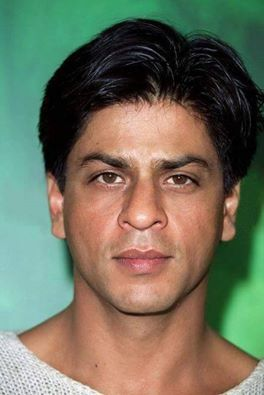
#> input picture model/test_images/21.jpg, 264 x 395 px
$ jupyter execute --allow-errors actor_image_classification.ipynb   (shell and % lines are left out)
#> lines starting #> are read from the running program, lines starting #| are printed output that depends on the picture; after the words box and inside, x2 and y2 are one past the last pixel; in counts of white or black regions, pixels touching at a corner belong together
[cell 1]
import numpy as np
import pandas as pd
import seaborn as sns
import cv2
import matplotlib
from matplotlib import pyplot as plt

# Data Cleaning

[cell 2]
img = cv2.imread('./test_images/21.jpg')
#> img is the input picture: shape (395, 264, 3); mean B, G, R 93, 112.9, 113
img.shape
#> Out = (395, 264, 3)

[cell 3]
plt.imshow(img)

[cell 4]
gray = cv2.cvtColor(img, cv2.COLOR_BGR2GRAY)
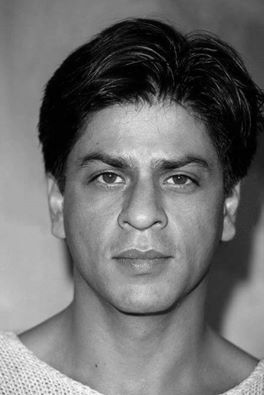
#> gray: shape (395, 264); min 0, max 254, mean 110.7
gray.shape
#> Out = (395, 264)

[cell 5]
plt.imshow(gray, cmap='gray')

[cell 6]
face_cascade = cv2.CascadeClassifier('./opencv/haarcascades/haarcascade_frontalface_default.xml')
eye_cascade = cv2.CascadeClassifier('./opencv/haarcascades/haarcascade_eye.xml')

faces = face_cascade.detectMultiScale(gray, 1.3, 5)
#> faces = [[48, 107, 188, 188]]
faces
#> Out = [[48, 107, 188, 188]]

[cell 7]
x,y,w,h = faces[0]
#> x = 48; y = 107; w = 188; h = 188
x,y,w,h
#> Out = (48, 107, 188, 188)

[cell 8]
face_img = cv2.rectangle(img,(x,y),(x+w,y+h),(255,0,0),2)
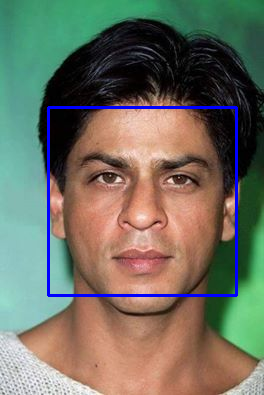
#> face_img: shape (395, 264, 3); mean B, G, R 96.9, 111, 111.1
plt.imshow(face_img)

[cell 9]
cv2.destroyAllWindows()
for (x,y,w,h) in faces:
    face_img = cv2.rectangle(img,(x,y),(x+w,y+h),(255,0,0),2)
    roi_gray = gray[y:y+h, x:x+w]
    roi_color = face_img[y:y+h, x:x+w]
    eyes = eye_cascade.detectMultiScale(roi_gray)
    for (ex,ey,ew,eh) in eyes:
        cv2.rectangle(roi_color,(ex,ey),(ex+ew,ey+eh),(0,255,0),2)
#> this loop made 1 pass
#> (x, y, w, h, eyes) on pass 1: (48, 107, 188, 188, [[35, 47, 47, 47], [106, 49, 48, 48]])
#> pass 1, `roi_gray = gray[y:y+h, x:x+w]`:
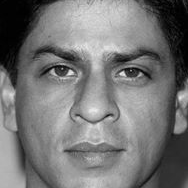
#> roi_gray: shape (188, 188); min 0, max 238, mean 117.3
#> pass 1, `roi_color = face_img[y:y+h, x:x+w]`:
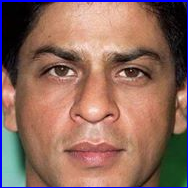
#> roi_color: shape (188, 188, 3); mean B, G, R 94.7, 105.7, 142.1
#> after the loop:
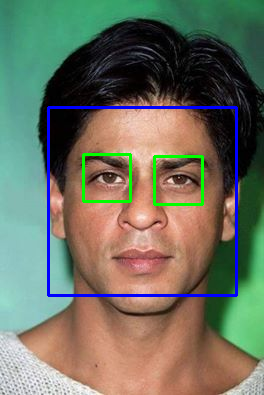
#> img: shape (395, 264, 3); 1.09% of pixels changed, all inside (x1, y1, x2, y2) = (82, 153, 204, 206)
#> after the loop:
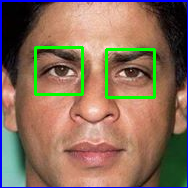
#> roi_color: shape (188, 188, 3); 3.2% of pixels changed, all inside (x1, y1, x2, y2) = (34, 46, 156, 99)


plt.figure()
plt.imshow(face_img, cmap='gray')
plt.show()

[cell 10]
plt.imshow(roi_color, cmap='gray')

## Defining a function to crop the given proper image

[cell 11]
def get_cropped_image_if_2_eyes(image_path):
    img = cv2.imread(image_path)
#     print(img.shape)
    if img is not None:
        gray = cv2.cvtColor(img, cv2.COLOR_BGR2GRAY)
        faces = face_cascade.detectMultiScale(gray, 1.3, 5)
        for (x,y,w,h) in faces:
            roi_gray = gray[y:y+h, x:x+w]
            roi_color = img[y:y+h, x:x+w]
            eyes = eye_cascade.detectMultiScale(roi_gray)
            if len(eyes) >= 2:
                return roi_color

[cell 12]
org_img = cv2.imread('./test_images/21.jpg')
plt.imshow(org_img, cmap='gray')

[cell 13]
cropped_img = get_cropped_image_if_2_eyes('./test_images/amitabh_testimage.jpg')
if cropped_img is not None:
    plt.imshow(cropped_img, cmap='gray')

## Code to crop all the images and save them

[cell 14]
path_to_data = "./dataset/"
path_to_cr_data = "./dataset/cropped/"

[cell 15]
import os
import shutil
if os.path.exists(path_to_cr_data):
     shutil.rmtree(path_to_cr_data)

[cell 16]
img_dirs = []
for entry in os.scandir(path_to_data):
    if entry.is_dir():
        img_dirs.append(entry.path)
img_dirs

[cell 17]
if os.path.exists(path_to_cr_data):
     shutil.rmtree(path_to_cr_data)
os.mkdir(path_to_cr_data)

[cell 18]
cropped_image_dirs = []
celebrity_file_names_dict = {}

for img_dir in img_dirs:
    count = 1
    celebrity_name = img_dir.split('/')[-1]
    print(celebrity_name)

    celebrity_file_names_dict[celebrity_name] = []

    for entry in os.scandir(img_dir):
        roi_color = get_cropped_image_if_2_eyes(entry.path)
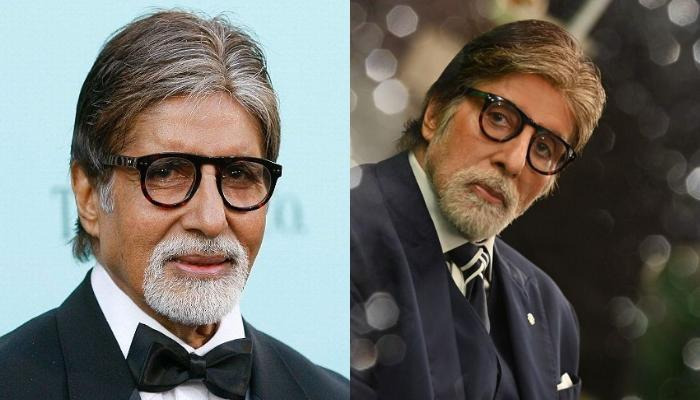
#> input picture model/dataset/amitabh_bachchan/Amitabh Bachchan On Trollers Age.jpg, 700 x 400 px
#> in get_cropped_image_if_2_eyes, img is the input picture: shape (400, 700, 3); mean B, G, R 103.1, 108.7, 110
#> in get_cropped_image_if_2_eyes (call 2), `gray = cv2.cvtColor(img, cv2.COLOR_BGR2GRAY)`:
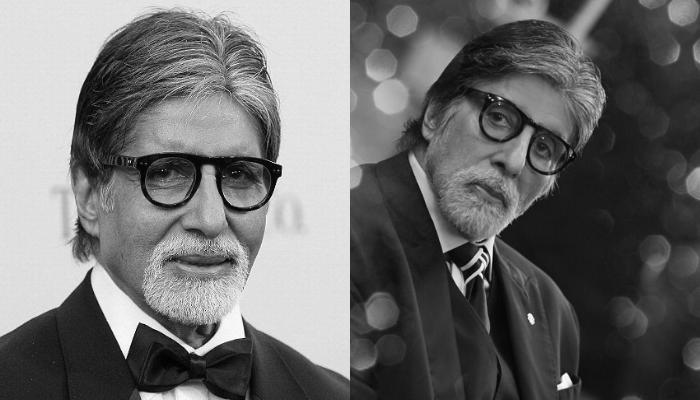
#> gray: shape (400, 700); min 0, max 255, mean 108.4
#> in get_cropped_image_if_2_eyes (call 2), `faces = face_cascade.detectMultiScale(gray, 1.3, 5)`: faces = ()
        if roi_color is not None:
            cropped_folder = path_to_cr_data + celebrity_name
            if not os.path.exists(cropped_folder):
                os.makedirs(cropped_folder)
                cropped_image_dirs.append(cropped_folder)

            cropped_file_name = celebrity_name + str(count) + ".png"
            cropped_file_path = cropped_folder + "/" + cropped_file_name

            cv2.imwrite(cropped_file_path, roi_color)
            celebrity_file_names_dict[celebrity_name].append(cropped_file_path)
            count += 1

[cell 19]
cropped_image_dirs

## Manually delete the face images which are not of that celebrity

# Data Preprocessing

## Wavelet Transformation to extract features from the cropped images

[cell 20]
import pywt

[cell 21]
def w2d(img, mode='haar', level=1):
    imArray = img
    #Datatype conversions
    #convert to grayscale
    imArray = cv2.cvtColor( imArray,cv2.COLOR_RGB2GRAY )
    #convert to float
    imArray =  np.float32(imArray)
    imArray /= 255;
    # compute coefficients
    coeffs=pywt.wavedec2(imArray, mode, level=level)

    #Process Coefficients
    coeffs_H=list(coeffs)
    coeffs_H[0] *= 0;

    # reconstruction
    imArray_H=pywt.waverec2(coeffs_H, mode);
    imArray_H *= 255;
    imArray_H =  np.uint8(imArray_H)

    return imArray_H

[cell 22]
celebrity_file_names_dict = {}
for img_dir in cropped_image_dirs:
    celebrity_name = img_dir.split('/')[-1]
    file_list = []
    for entry in os.scandir(img_dir):
        file_list.append(entry.path)
    celebrity_file_names_dict[celebrity_name] = file_list

## Images in cropped folder can be used for model training. We will use these raw images along with wavelet transformed images to train our classifier. Let's prepare X and y now

[cell 23]
class_dict = {}
count = 0
for celebrity_name in celebrity_file_names_dict.keys():
    class_dict[celebrity_name] = count
    count = count + 1
#> this loop made 0 passes
#> after the loop, class_dict = 0 items; count = 0
#> the loop in get_cropped_image_if_2_eyes, `for (x,y,w,h) in faces:` made 1 pass
#> pass 1, in get_cropped_image_if_2_eyes (call 5), `roi_color = img[y:y+h, x:x+w]`:
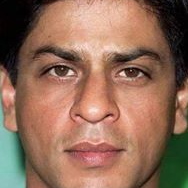
#> roi_color: shape (188, 188, 3); mean B, G, R 89.1, 108.6, 145.1
class_dict
